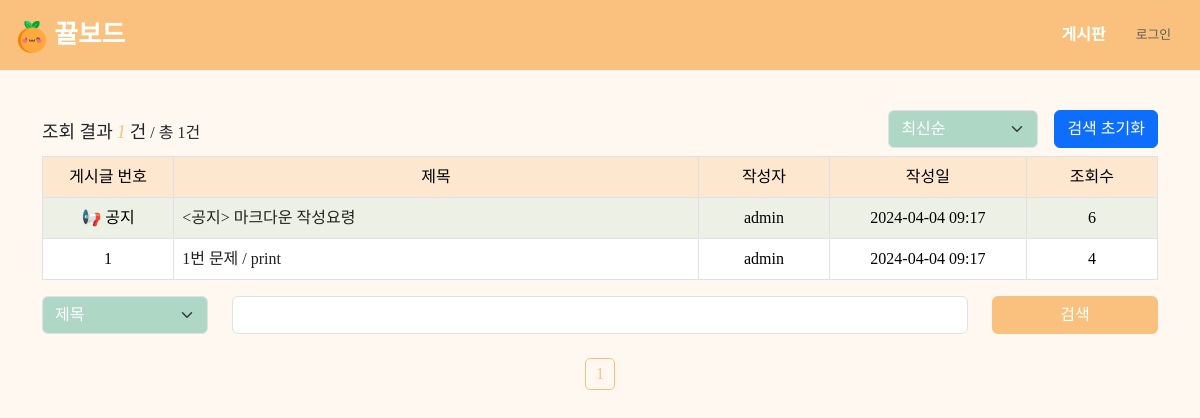
Page /board/index on the committed database.
### app/database.py (models this page shows, shortened)
class Post(db.Model):
    post_id = db.Column(db.Integer, primary_key=True, autoincrement=True)
    title = db.Column(db.String, nullable=False)
    body = db.Column(db.Text, nullable=False)
    user_id = db.Column(db.Integer, ForeignKey('user.user_id'), nullable=False)
    status = db.Column(db.String, nullable=True)
    problem_url = db.Column(db.String, nullable=True)
    created_at = db.Column(db.DateTime, nullable=False)
    updated_at = db.Column(db.DateTime, nullable=False)
    click_count = db.Column(db.Integer, nullable=True)
    like_count = db.Column(db.Integer, nullable=True)
    secret_mode = db.Column(db.Boolean, nullable=True)
    user = relationship('User', back_populates='posts', lazy='joined')
    comments = relationship('Comment', back_populates='post', lazy='joined', cascade='all, delete-orphan')
    notice_mode = db.Column(db.Boolean, default=0)

class User(UserMixin, db.Model):
    user_id = db.Column(db.Integer, primary_key=True)
    username = db.Column(db.String, unique=True, nullable=False)
    password = db.Column(db.String)
    email = db.Column(db.String, unique=True)
    grade = db.Column(db.Integer, default=0)
    userpic = db.Column(db.String)
    comment = db.Column(db.String)
    created_at = db.Column(db.DateTime, default=datetime.now)
    posts = relationship('Post', back_populates='user', lazy='joined')
    comments = relationship('Comment', back_populates='user', lazy='joined')

### app/board/routes.py (the view, shortened to what this page needs)
@board_bp.route('/index')
def index():
    cate = request.args.get('cate', "", type=str)
    keyword = request.args.get('keyword', "", type=str)
    page = request.args.get('page', 1, type=int)
    sort = request.args.get('sort', 'recent', type=str)
    perPage = 20
    notices = Post.query.filter(Post.notice_mode==True).all()
    posts_query = Post.query.filter(Post.notice_mode!=True)
    if sort == 'old':
        posts_query = posts_query.order_by(Post.created_at.asc())
    elif sort == 'recent':
        posts_query = posts_query.order_by(Post.created_at.desc())
    elif sort == 'click':
        posts_query = posts_query.order_by(Post.click_count.desc())
    pag = posts_query.paginate(page=page, per_page=perPage)
    stIdx = pag.total - (pag.page - 1) * pag.per_page
    postsCount = min(pag.total, (page - 1) * perPage + len(pag.items))
    isLogin = current_user.is_authenticated
    return render_template('board/index.html', pag=pag, notices=notices, postsCount=postsCount, keyword=keyword, cate=cate, stIdx=stIdx, sort=sort, isLogin=isLogin)

### templates/board/index.html (shortened to what this page needs)
{% extends "layout.html" %}
{% block content %}
    <div class="container">
        <div>
            <div class="row mt-4">
                <div class="col align-items-center d-flex">
                    <div class="board-text-line">
                        <h2>조회 결과</h2>
                        <h2 class="post-count">{{ postsCount }}</h2>
                        <h2>건</h2>
                        <h3>/ 총 {{ pag.total }}건</h3>
                    </div>
                </div>
                <div class="col justify-content-end d-flex">
                    <div class="col mb-2 justify-content-end d-flex">
                        <select id="sort-by-select" class="form-select form-select-color-custom form-select-size-custom"
                                aria-label="">
                            <option value="recent" {% if sort=='recent' %}selected{% endif %}>최신순</option>
                        </select>
                    </div>
                    <a href="{{ url_for('board.index') }}" class="btn btn-primary mb-2 ms-3">검색 초기화</a>
                </div>
            </div>
            <table class="table postTable table-bordered">
                <thead>
                <tr>
                    <th class="postNum">게시글 번호</th>
                    <th class="postTitle">제목</th>
                    <th class="postWriter">작성자</th>
                    <th class="postDate">작성일</th>
                    <th class="postHit">조회수</th>
                </tr>
                </thead>
                <tbody class="text-center">
                {% for notice in notices %}
                    <tr class="noticePost">
                        <td>{% if notice.secret_mode %}📢 임원공지{% else %}📢 공지{% endif %}</td>
                        <td style="text-align: left;">
                            <a class="board-td-custom" href="{{ url_for('board.detail', post_id=notice.post_id)}}">{{ notice.title }}</a>
                        </td>
                        <td>{{ notice.user.username }}</td>
                        <td>{{ notice.updated_at.strftime("%Y-%m-%d %H:%M") }}</td>
                        <td>{{ notice.click_count }}</td>
                    </tr>
                {% endfor %}
                {% for post in pag.items %}
                    <tr>
                        <td>{{ stIdx - loop.index0 }}</td>
                        <td style="text-align: left;">
                            <a class="board-td-custom" href="{{ url_for('board.detail', post_id=post.post_id)}}">{{ post.title }}</a>
                        </td>
                        <td>{{ post.user.username }}</td>
                        <td>{{ post.updated_at.strftime("%Y-%m-%d %H:%M") }}</td>
                        <td>{{ post.click_count }}</td>
                    </tr>
                {% endfor %}
                </tbody>
            </table>
        </div>
        <form>
            <div class="row">
                <div class="col-lg-2">
                    <select name="cate" class="form-select form-select-color-custom form-select-size-custom" aria-label="" style="width: 100%;">
                        <option value="title" {% if cate=='title' %}selected{% endif %}>제목</option>
                    </select>
                </div>
                <div class="col-lg-8">
                    <input type="text" name="keyword" value="{{keyword}}" class="form-control">
                </div>
                <div class="col-lg-2">
                    <button class="btn btn-theme-color" style="width: 100%;">검색</button>
                </div>
            </div>
        </form>
        <div class="page-nav mt-4">
            <div class="col justify-content-center d-flex align-items-center">
                {% for page_num in pag.iter_pages() %}
                    {% if page_num %}
                        {% if page_num != pag.page %}
                            <a class="page-nav-item" href="{{ url_for('board.index', page=page_num, sort=sort, cate=cate, keyword=keyword) }}">{{ page_num }}</a>
                        {% else %}
                            <a class="page-nav-item-current">{{ page_num }}</a>
                        {% endif %}
                    {% else %}
                        ...
                    {% endif %}
                {% endfor %}
            </div>
        </div>
    </div>
{% endblock %}

### templates/layout.html (shortened to what this page needs)
<!doctype html>
<html lang="en">
<head>
    <link rel="stylesheet" type="text/css" href="{{ url_for('static', filename='css/custom.css') }}">
    <link rel="stylesheet" type="text/css" href="{{ url_for('static', filename='css/board.css') }}">
    <link rel="stylesheet" type="text/css" href="{{ url_for('static', filename='css/comment.css') }}">
    <link rel="stylesheet" type="text/css" href="{{ url_for('static', filename='css/detail.css') }}">
</head>
<body>
    <nav id="Nav">
        <div class="navContainer">
            <a class="navLogo" href="{{ url_for('board.index') }}">
                <img class="navbarLogo" src="/static/kkyul.png" alt="🍊">
                <span style="font-family: 'EF_jejudoldam'">뀰보드</span>
            </a>
            <div>
                <a href="{{ url_for('board.index') }}" class="btn navBtn">게시판</a>
                {% if current_user.is_authenticated %}
                <a href="{{ url_for('acc.profile') }}" class="btn navBtn">내정보</a>
                <a href="{{ url_for('acc.logout') }}" class="btn navBtn loginBtn">로그아웃</a>
                {% else %}
                <a href="{{ url_for('acc.login') }}" class="btn loginBtn">로그인</a>
                {% endif %}
            </div>
        </div>
    </nav>
    <div class="customBody">
        {% block content %}
        {% endblock %}
    </div>
</body>
</html>

### static/css/board.css (style rules this page uses)
.table thead th { text-align: center; font-weight: normal; background-color: rgba(250, 193, 126, 0.3); }
.table th:nth-child(1) { width: 10%; }
.table th:nth-child(2) { width: 40%; }
.table th:nth-child(3) { width: 10%; }
.table th:nth-child(4) { width: 15%; }
.table th:nth-child(5) { width: 10%; }
.board-text-line h2 { font-size: 18px; display: inline; }
.board-text-line h3 { font-size: 16px; display: inline; }
.board-text-line .post-count { color: #FAC17E; font-style: italic; }
.form-select-color-custom { background-color: #AED7C6; color: #FFFFFF; }
.form-select-size-custom { width: 150px; }
.btn-theme-color, .btn-theme-color:hover { background-color: #FAC17E; color: #FFFFFF; }
.page-nav .page-nav-item-current { margin-left: 9px; margin-right: 9px; color: #FAC17E; border: 1px solid #FAC17E; border-radius: 5px; padding: 3px 10px; }
.board-td-custom { color: #222222; }

### static/css/comment.css (style rules this page uses)
.postTable { width: 100%; }

### static/css/detail.css (style rules this page uses)
.row { width: auto; }

### rows in the picture
Post: secret_mode "📢 공지", title "<공지> 마크다운 작성요령", user.username "admin", updated_at "2024-04-04 09:17", click_count "6"
Post: stIdx-loop.index0 "1", title "1번 문제 / print", user.username "admin", updated_at "2024-04-04 09:17", click_count "4"

### other values in the picture
{{ postsCount }} "1"
{{ pag.total }} "1"
{{ page_num }} "1"
